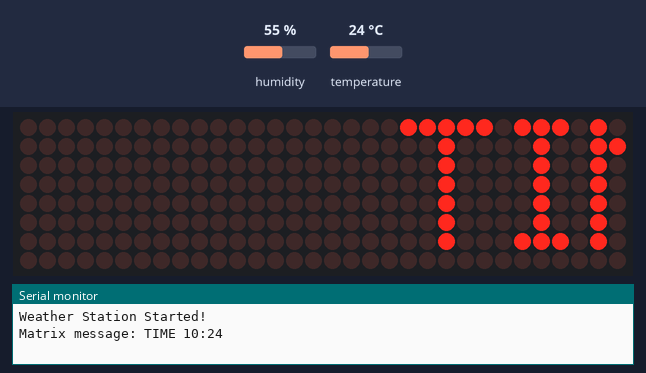
The sketch below on a simulated Arduino Uno, built with avr-gcc and run on an emulated ATmega328P. Shown: 32×8 LED matrix, the last lines printed to the serial monitor. Inputs (shaded band) come from the test bench; at power-on: temperature 24 °C, humidity 55 %. The local clock reads 2024-03-15 10:24:30 at power-on unless the sketch sets it.

Above: at 1.25 s.
1.3 s: temperature set to 12 °C
At 5.3 s:
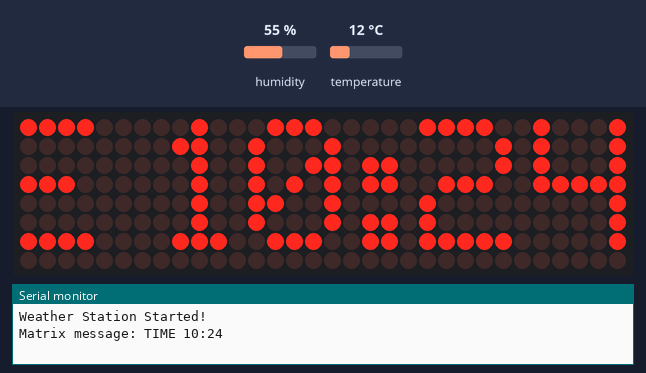
At 11.35 s:
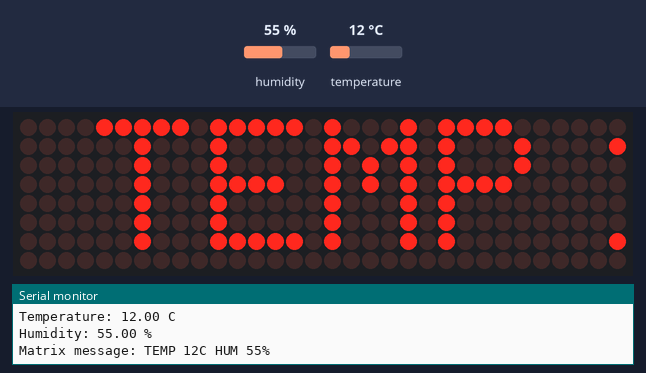

Measured:
- what the display in image 1 shows lasts 0.5 s, from 4.9 s to 5.4 s

The sketch:

sketch.ino
```cpp
#include <Wire.h>
#include <SPI.h>
#include <MD_Parola.h>
#include <MD_MAX72xx.h>
#include <DHT.h>
#include <RTClib.h>

// MAX7219 LED Matrix Configuration
#define HARDWARE_TYPE MD_MAX72XX::PAROLA_HW
#define MAX_DEVICES 4
#define CS_PIN 10

MD_Parola display = MD_Parola(
  HARDWARE_TYPE, CS_PIN, MAX_DEVICES
);

// DHT22 Configuration
#define DHT_PIN 2
#define DHT_TYPE DHT22

DHT dht(DHT_PIN, DHT_TYPE);

// RTC Configuration
RTC_DS1307 rtc;

// Variables
char message[50];
bool showClock = true;

void setup() {

  Serial.begin(9600);

  // Initialize LED Matrix
  display.begin();
  display.setIntensity(5);
  display.displayClear();

  // Initialize DHT22
  dht.begin();

  // Initialize RTC
  if (!rtc.begin()) {
    Serial.println("RTC not found!");
    while (1);
  }

  if (!rtc.isrunning()) {
    rtc.adjust(DateTime(F(__DATE__), F(__TIME__)));
  }

  Serial.println("Weather Station Started!");

  prepareMessage();
}

// Prepare clock or weather message
void prepareMessage() {

  if (showClock) {

    // Read time from RTC
    DateTime now = rtc.now();

    snprintf(message, sizeof(message),
             "TIME %02d:%02d",
             now.hour(), now.minute());

  } else {

    // Read temperature and humidity
    float temperature = dht.readTemperature();
    float humidity = dht.readHumidity();

    if (isnan(temperature) || isnan(humidity)) {

      snprintf(message, sizeof(message),
               "SENSOR ERROR");

    } else {

      // Convert floating values to integers
      int tempValue = (int)temperature;
      int humValue = (int)humidity;

      snprintf(message, sizeof(message),
               "TEMP %dC HUM %d%%",
               tempValue, humValue);

      // Serial Monitor output
      Serial.print("Temperature: ");
      Serial.print(temperature);
      Serial.println(" C");

      Serial.print("Humidity: ");
      Serial.print(humidity);
      Serial.println(" %");
    }
  }

  // Print matrix message in Serial Monitor
  Serial.print("Matrix message: ");
  Serial.println(message);

  // Switch between clock and weather
  showClock = !showClock;

  // Display scrolling message
  display.displayText(
    message,
    PA_LEFT,
    100,
    500,
    PA_SCROLL_LEFT,
    PA_SCROLL_LEFT
  );
}

// Main loop
void loop() {

  // Restart scrolling after each message
  if (display.displayAnimate()) {
    prepareMessage();
  }

}
```
